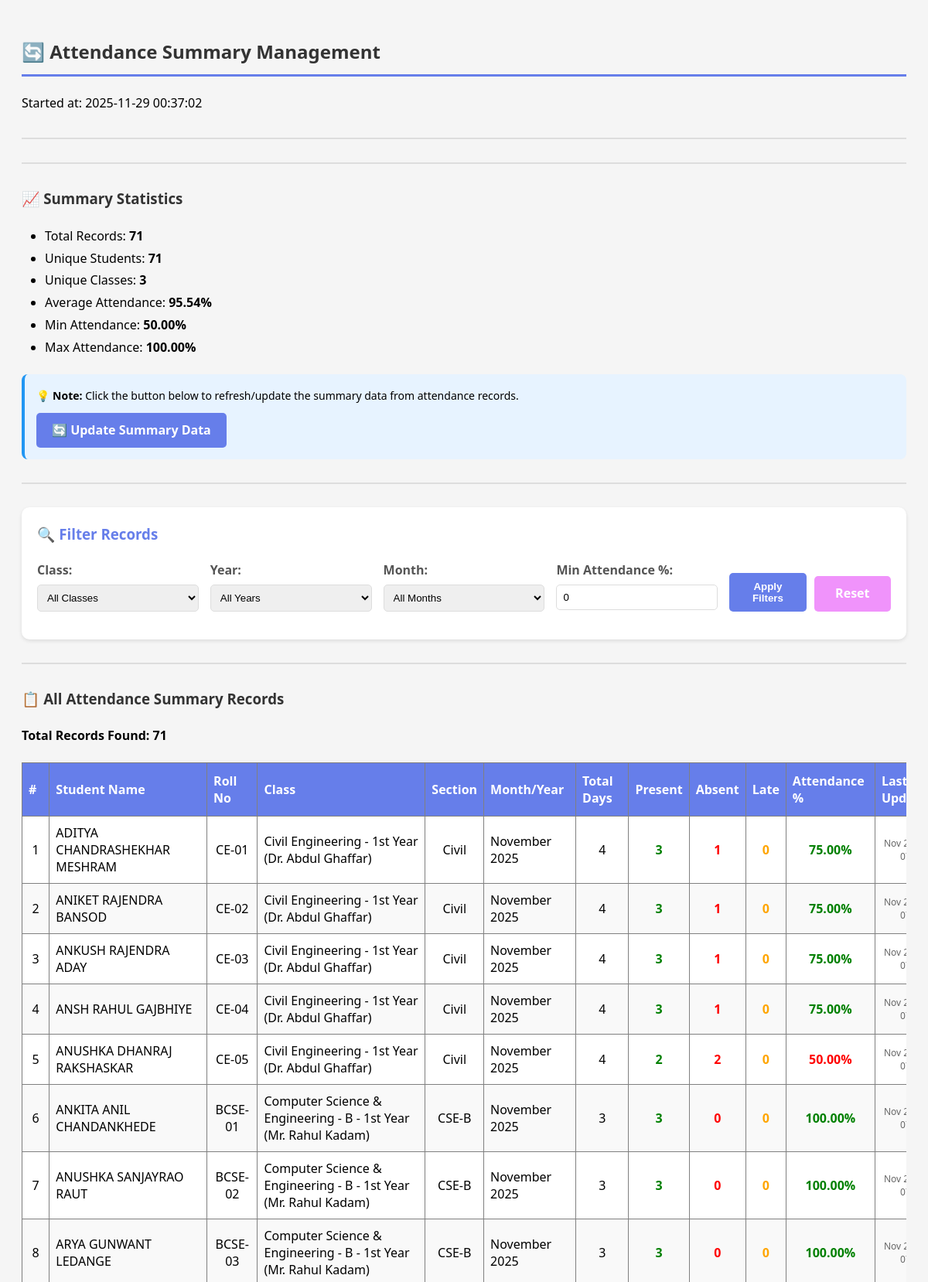
Screenshot of /teacher/update_attendance_summary.php (upper part) with the database file from the repository.
### tables this page shows
CREATE TABLE `attendance_summary` (
  `id` int(11) NOT NULL,
  `student_id` int(11) NOT NULL,
  `class_id` int(11) NOT NULL,
  `month` int(11) NOT NULL,
  `year` int(11) NOT NULL,
  `total_days` int(11) DEFAULT 0,
  `present_days` int(11) DEFAULT 0,
  `absent_days` int(11) DEFAULT 0,
  `late_days` int(11) DEFAULT 0,
  `attendance_percentage` decimal(5,2) DEFAULT 0.00,
  `last_updated` timestamp NOT NULL DEFAULT current_timestamp() ON UPDATE current_timestamp()
);

CREATE TABLE `students` (
  `id` int(11) NOT NULL,
  `roll_number` varchar(50) NOT NULL,
  `full_name` varchar(100) NOT NULL,
  `email` varchar(100) NOT NULL,
  `phone` varchar(15) DEFAULT NULL,
  `photo` varchar(255) DEFAULT NULL,
  `password` varchar(255) NOT NULL,
  `department_id` int(11) NOT NULL,
  `class_id` int(11) NOT NULL,
  `year` int(11) NOT NULL,
  `semester` int(11) NOT NULL,
  `admission_year` varchar(10) DEFAULT NULL,
  `is_active` tinyint(1) DEFAULT 1,
  `created_at` timestamp NOT NULL DEFAULT current_timestamp()
);

CREATE TABLE `classes` (
  `id` int(11) NOT NULL,
  `class_name` varchar(100) NOT NULL,
  `department_id` int(11) NOT NULL,
  `year` int(11) NOT NULL,
  `section` varchar(10) NOT NULL,
  `teacher_id` int(11) NOT NULL,
  `semester` int(11) NOT NULL,
  `academic_year` varchar(20) NOT NULL,
  `created_at` timestamp NOT NULL DEFAULT current_timestamp()
);

### teacher/update_attendance_summary.php (the view, shortened to what this page needs)
<?php
require_once '../db.php';
$filter_min_attendance = isset($_GET['min_attendance']) ? floatval($_GET['min_attendance']) : 0;
echo "<h2>🔄 Attendance Summary Management</h2>";
echo "<p>Started at: " . date('Y-m-d H:i:s') . "</p>";
echo "<hr>";
$conn->begin_transaction();
try {
    $stats_query = "SELECT
                    COUNT(*) as total_records,
                    COUNT(DISTINCT student_id) as unique_students,
                    COUNT(DISTINCT class_id) as unique_classes,
                    ROUND(AVG(attendance_percentage), 2) as avg_attendance,
                    MIN(attendance_percentage) as min_attendance,
                    MAX(attendance_percentage) as max_attendance
                    FROM attendance_summary";
    $stats_result = $conn->query($stats_query);
    $stats = $stats_result->fetch_assoc();
    echo "<hr>";
    echo "<h3>📈 Summary Statistics</h3>";
    echo "<ul>";
    echo "<li>Total Records: <strong>{$stats['total_records']}</strong></li>";
    echo "<li>Unique Students: <strong>{$stats['unique_students']}</strong></li>";
    echo "<li>Unique Classes: <strong>{$stats['unique_classes']}</strong></li>";
    echo "<li>Average Attendance: <strong>{$stats['avg_attendance']}%</strong></li>";
    echo "<li>Min Attendance: <strong>{$stats['min_attendance']}%</strong></li>";
    echo "<li>Max Attendance: <strong>{$stats['max_attendance']}%</strong></li>";
    echo "</ul>";
    echo "<div style='background: #e7f3ff; padding: 15px; border-radius: 8px; margin: 20px 0; border-left: 4px solid #2196F3;'>";
    echo "<p style='margin: 0; font-size: 14px;'><strong>💡 Note:</strong> Click the button below to refresh/update the summary data from attendance records.</p>";
    echo "<a href='?update=1' style='display: inline-block; margin-top: 10px; padding: 10px 20px; background: #667eea; color: white; border-radius: 5px; text-decoration: none; font-weight: bold;'>🔄 Update Summary Data</a>";
    echo "</div>";
    echo "<hr>";
    echo "<div style='background: white; padding: 20px; border-radius: 10px; box-shadow: 0 2px 5px rgba(0,0,0,0.1); margin: 20px 0;'>";
    echo "<h3 style='margin-top: 0; color: #667eea;'>🔍 Filter Records</h3>";
    echo "<form method='GET' action='' style='display: grid; grid-template-columns: repeat(auto-fit, minmax(200px, 1fr)); gap: 15px;'>";
    echo "<div>";
    echo "<label style='display: block; margin-bottom: 5px; font-weight: 600; color: #555;'>Class:</label>";
    echo "<select name='class_id' style='width: 100%; padding: 8px; border: 1px solid #ddd; border-radius: 5px;'>";
    echo "<option value='0'>All Classes</option>";
    echo "</select>";
    echo "</div>";
    echo "<div>";
    echo "<label style='display: block; margin-bottom: 5px; font-weight: 600; color: #555;'>Year:</label>";
    echo "<select name='year' style='width: 100%; padding: 8px; border: 1px solid #ddd; border-radius: 5px;'>";
    echo "<option value='0'>All Years</option>";
    echo "</select>";
    echo "</div>";
    echo "<div>";
    echo "<label style='display: block; margin-bottom: 5px; font-weight: 600; color: #555;'>Month:</label>";
    echo "<select name='month' style='width: 100%; padding: 8px; border: 1px solid #ddd; border-radius: 5px;'>";
    echo "<option value='0'>All Months</option>";
    echo "</select>";
    echo "</div>";
    echo "<div>";
    echo "<label style='display: block; margin-bottom: 5px; font-weight: 600; color: #555;'>Min Attendance %:</label>";
    echo "<input type='number' name='min_attendance' value='{$filter_min_attendance}' min='0' max='100' step='0.01' placeholder='0' style='width: 100%; padding: 8px; border: 1px solid #ddd; border-radius: 5px;'>";
    echo "</div>";
    echo "<div style='display: flex; align-items: flex-end; gap: 10px;'>";
    echo "<button type='submit' style='padding: 10px 20px; background: #667eea; color: white; border: none; border-radius: 5px; cursor: pointer; font-weight: 600; flex: 1;'>Apply Filters</button>";
    echo "<a href='update_summary.php' style='padding: 10px 20px; background: #f093fb; color: white; border-radius: 5px; text-decoration: none; text-align: center; font-weight: 600; flex: 1;'>Reset</a>";
    echo "</div>";
    echo "</form>";
    echo "</div>";
    echo "<hr>";
    echo "<h3>📋 ";
    $filter_desc = [];
    if (count($filter_desc) > 0) {
        echo "Filtered Attendance Records (" . implode(", ", $filter_desc) . ")";
    } else {
        echo "All Attendance Summary Records";
    }
    echo "</h3>";
    $where_conditions = [];
    $where_clause = count($where_conditions) > 0 ? "WHERE " . implode(" AND ", $where_conditions) : "";
    $all_query = "SELECT
                     ats.*,
                     s.full_name,
                     s.roll_number,
                     c.class_name,
                     c.section
                     FROM attendance_summary ats
                     JOIN students s ON ats.student_id = s.id
                     JOIN classes c ON ats.class_id = c.id
                     $where_clause
                     ORDER BY ats.year DESC, ats.month DESC, c.class_name, s.roll_number";
    $all_data = $conn->query($all_query);
    if ($all_data && $all_data->num_rows > 0) {
        echo "<p><strong>Total Records Found: {$all_data->num_rows}</strong></p>";
        echo "<div style='overflow-x: auto;'>";
        echo "<table border='1' cellpadding='10' style='border-collapse: collapse; width: 100%; min-width: 1200px;'>";
        echo "<thead>";
        echo "<tr style='background: #667eea; color: white;'>";
        echo "<th>#</th>";
        echo "<th>Student Name</th>";
        echo "<th>Roll No</th>";
        echo "<th>Class</th>";
        echo "<th>Section</th>";
        echo "<th>Month/Year</th>";
        echo "<th>Total Days</th>";
        echo "<th>Present</th>";
        echo "<th>Absent</th>";
        echo "<th>Late</th>";
        echo "<th>Attendance %</th>";
        echo "<th>Last Updated</th>";
        echo "</tr>";
        echo "</thead>";
        echo "<tbody>";
        $counter = 1;
        while ($row = $all_data->fetch_assoc()) {
            $month_name = date('F', mktime(0, 0, 0, $row['month'], 1));
            $att_color = $row['attendance_percentage'] >= 75 ? 'green' : ($row['attendance_percentage'] >= 60 ? 'orange' : 'red');
            $row_bg = $counter % 2 == 0 ? '#f9f9f9' : 'white';
            echo "<tr style='background: {$row_bg};'>";
            echo "<td style='text-align: center;'>{$counter}</td>";
            echo "<td>" . htmlspecialchars($row['full_name']) . "</td>";
            echo "<td style='text-align: center;'>" . htmlspecialchars($row['roll_number']) . "</td>";
            echo "<td>" . htmlspecialchars($row['class_name']) . "</td>";
            echo "<td style='text-align: center;'>" . htmlspecialchars($row['section']) . "</td>";
            echo "<td>{$month_name} {$row['year']}</td>";
            echo "<td style='text-align: center;'>{$row['total_days']}</td>";
            echo "<td style='text-align: center; color: green; font-weight: bold;'>{$row['present_days']}</td>";
            echo "<td style='text-align: center; color: red; font-weight: bold;'>{$row['absent_days']}</td>";
            echo "<td style='text-align: center; color: orange; font-weight: bold;'>{$row['late_days']}</td>";
            echo "<td style='text-align: center; color: {$att_color}; font-weight: bold; font-size: 16px;'>{$row['attendance_percentage']}%</td>";
            echo "<td style='text-align: center; font-size: 12px; color: #666;'>" . date('M d, Y H:i', strtotime($row['last_updated'])) . "</td>";
            echo "</tr>";
            $counter++;
        }
        echo "</tbody>";
        echo "</table>";
        echo "</div>";
    }
    $conn->commit();
} catch (Exception $e) {
    $conn->rollback();
    echo "<hr>";
    echo "<div style='background: #f8d7da; padding: 20px; border-radius: 10px; border-left: 5px solid #dc3545;'>";
    echo "<h3 style='color: #721c24; margin: 0;'>❌ Error occurred!</h3>";
    echo "<p style='margin: 10px 0 0 0;'><strong>Error Message:</strong> " . htmlspecialchars($e->getMessage()) . "</p>";
    echo "<p style='margin: 10px 0 0 0;'><strong>Error Location:</strong> Line " . $e->getLine() . "</p>";
    echo "<hr style='margin: 15px 0;'>";
    echo "<h4>Troubleshooting Steps:</h4>";
    echo "<ol>";
    echo "<li>Ensure the attendance_summary table exists (run the SQL schema)</li>";
    echo "<li>Check that student_attendance table has data</li>";
    echo "<li>Verify all students have valid class_id assignments</li>";
    echo "<li>Check database error logs for more details</li>";
    echo "</ol>";
    echo "<p><a href='index.php' style='color: #721c24; font-weight: bold;'>← Return to Dashboard</a></p>";
    echo "</div>";
}
?>

### teacher/update_attendance_summary.php (style rules this page uses)
h2, h3 { color: #333; margin-top: 20px; }
h2 { border-bottom: 3px solid #667eea; padding-bottom: 10px; }
p { line-height: 1.8; margin: 10px 0; }
ul, ol { line-height: 1.8; margin: 10px 0; padding-left: 30px; }
table { background: white; margin-top: 10px; box-shadow: 0 2px 5px rgba(0,0,0,0.1); }
th { text-align: left; padding: 12px 8px !important; font-weight: 600; }
td { padding: 10px 8px !important; }
hr { border: none; border-top: 2px solid #ddd; margin: 30px 0; }
a { text-decoration: none; transition: all 0.3s; }
thead tr { position: sticky; top: 0; z-index: 10; }

### rows the page displays
attendance_summary: students.full_name "ADITYA CHANDRASHEKHAR MESHRAM", students.roll_number "CE-01", class.class_name "Civil Engineering - 1st Year (Dr. Abdul Ghaffar)", class.section "Civil", month "November", year "2025", total_days "4", present_days "3", absent_days "1", late_days "0", attendance_percentage "75.00", last_updated "Nov…"
attendance_summary: students.full_name "ANIKET RAJENDRA BANSOD", students.roll_number "CE-02", class.class_name "Civil Engineering - 1st Year (Dr. Abdul Ghaffar)", class.section "Civil", month "November", year "2025", total_days "4", present_days "3", absent_days "1", late_days "0", attendance_percentage "75.00", last_updated "Nov…"
attendance_summary: students.full_name "ANKUSH RAJENDRA ADAY", students.roll_number "CE-03", class.class_name "Civil Engineering - 1st Year (Dr. Abdul Ghaffar)", class.section "Civil", month "November", year "2025", total_days "4", present_days "3", absent_days "1", late_days "0", attendance_percentage "75.00", last_updated "Nov…"
attendance_summary: students.full_name "ANSH RAHUL GAJBHIYE", students.roll_number "CE-04", class.class_name "Civil Engineering - 1st Year (Dr. Abdul Ghaffar)", class.section "Civil", month "November", year "2025", total_days "4", present_days "3", absent_days "1", late_days "0", attendance_percentage "75.00", last_updated "Nov…"
attendance_summary: students.full_name "ANUSHKA DHANRAJ RAKSHASKAR", students.roll_number "CE-05", class.class_name "Civil Engineering - 1st Year (Dr. Abdul Ghaffar)", class.section "Civil", month "November", year "2025", total_days "4", present_days "2", absent_days "2", late_days "0", attendance_percentage "50.00", last_updated "Nov…"
attendance_summary: students.full_name "ANKITA ANIL CHANDANKHEDE", students.roll_number "BCSE-01", class.class_name "Computer Science & Engineering - B - 1st Year (Mr. Rahul Kadam)", class.section "CSE-B", month "November", year "2025", total_days "3", present_days "3", absent_days "0", late_days "0", attendance_percentage "100.00", last_updated "Nov…"
attendance_summary: students.full_name "ANUSHKA SANJAYRAO RAUT", students.roll_number "BCSE-02", class.class_name "Computer Science & Engineering - B - 1st Year (Mr. Rahul Kadam)", class.section "CSE-B", month "November", year "2025", total_days "3", present_days "3", absent_days "0", late_days "0", attendance_percentage "100.00", last_updated "Nov…"
attendance_summary: students.full_name "ARYA GUNWANT LEDANGE", students.roll_number "BCSE-03", class.class_name "Computer Science & Engineering - B - 1st Year (Mr. Rahul Kadam)", class.section "CSE-B", month "November", year "2025", total_days "3", present_days "3", absent_days "0", late_days "0", attendance_percentage "100.00", last_updated "Nov…"

### other values shown
$stats['total_records'] "71"
$stats['unique_students'] "71"
$stats['unique_classes'] "3"
$stats['avg_attendance'] "95.54"
$stats['min_attendance'] "50.00"
$stats['max_attendance'] "100.00"
$all_data->num_rows "71"
